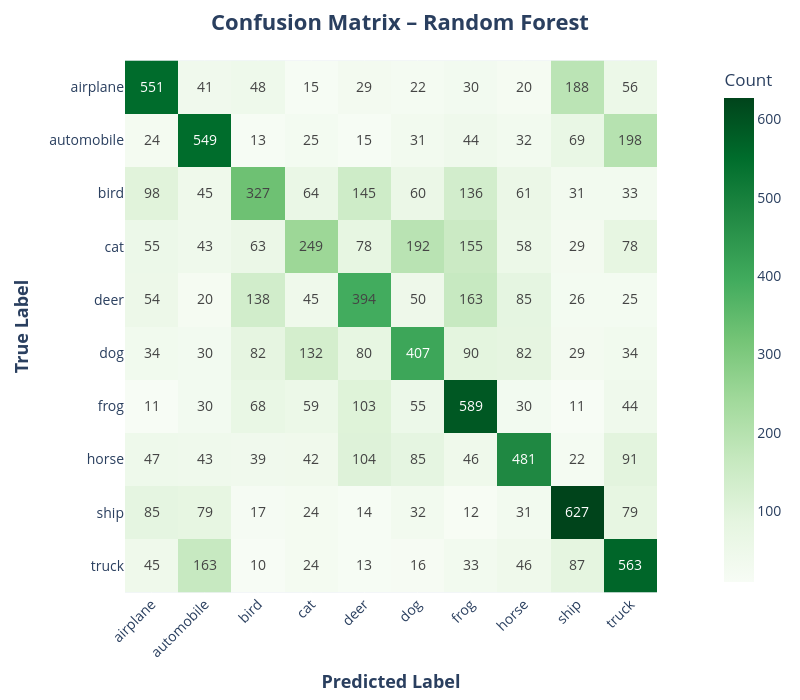

Notebook source saved alongside this figure:
### Code cell
# Compute confusion matrix
ml_cm = confusion_matrix(y_test, y_pred_rf)
ml_df = pd.DataFrame(ml_cm, index=class_names, columns=class_names)

# Create heatmap
fig = px.imshow(
    ml_df,
    text_auto=True,
    color_continuous_scale='Greens',
    labels=dict(x="Predicted Label", y="True Label", color="Count")
)

# Customize layout
fig.update_layout(
    title=dict(
        text="<b>Confusion Matrix – Random Forest</b>",
        x=0.5,  # center title
        xanchor='center',
        font=dict(size=22)
    ),
    xaxis=dict(title='<b>Predicted Label</b>', title_font=dict(size=18), tickangle = -45),
    yaxis=dict(title='<b>True Label</b>', title_font=dict(size=18)),
    font=dict(size=14),
    width = 800,
    height = 700,
)

fig.show()

### Figure 1 — Plotly figure (JSON) as saved in the notebook; plotly's stock layout.template omitted (floating-point values rounded to 4 significant figures)
{"data": [{"coloraxis": "coloraxis", "hovertemplate": "Predicted Label: %{x}<br>True Label: %{y}<br>Count: %{z}<extra></extra>", "name": "0", "texttemplate": "%{z}", "type": "heatmap", "x": ["airplane", "automobile", "bird", "cat", "deer", "dog", "frog", "horse", "ship", "truck"], "xaxis": "x", "y": ["airplane", "automobile", "bird", "cat", "deer", "dog", "frog", "horse", "ship", "truck"], "yaxis": "y", "z": [[551, 41, 48, 15, 29, 22, 30, 20, 188, 56], [24, 549, 13, 25, 15, 31, 44, 32, 69, 198], [98, 45, 327, 64, 145, 60, 136, 61, 31, 33], [55, 43, 63, 249, 78, 192, 155, 58, 29, 78], [54, 20, 138, 45, 394, 50, 163, 85, 26, 25], [34, 30, 82, 132, 80, 407, 90, 82, 29, 34], [11, 30, 68, 59, 103, 55, 589, 30, 11, 44], [47, 43, 39, 42, 104, 85, 46, 481, 22, 91], [85, 79, 17, 24, 14, 32, 12, 31, 627, 79], [45, 163, 10, 24, 13, 16, 33, 46, 87, 563]]}], "layout": {"coloraxis": {"colorbar": {"title": {"text": "Count"}}, "colorscale": [[0, "rgb(247,252,245)"], [0.125, "rgb(229,245,224)"], [0.25, "rgb(199,233,192)"], [0.375, "rgb(161,217,155)"], [0.5, "rgb(116,196,118)"], [0.625, "rgb(65,171,93)"], [0.75, "rgb(35,139,69)"], [0.875, "rgb(0,109,44)"], [1, "rgb(0,68,27)"]]}, "font": {"size": 14}, "height": 700, "margin": {"t": 60}, "title": {"font": {"size": 22}, "text": "<b>Confusion Matrix – Random Forest</b>", "x": 0.5, "xanchor": "center"}, "width": 800, "xaxis": {"anchor": "y", "constrain": "domain", "domain": [0, 1], "scaleanchor": "y", "tickangle": -45, "title": {"font": {"size": 18}, "text": "<b>Predicted Label</b>"}}, "yaxis": {"anchor": "x", "autorange": "reversed", "constrain": "domain", "domain": [0, 1], "title": {"font": {"size": 18}, "text": "<b>True Label</b>"}}}}
